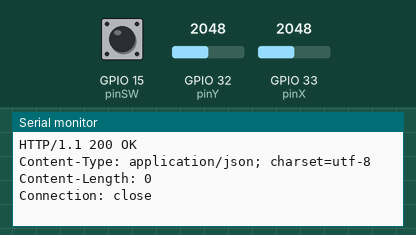
This program was run on a simulated ESP32. Parts: the last lines printed to the serial monitor. The test bench sets the inputs (shaded band); at power-on: GPIO 32 (pinY) = 2048, GPIO 33 (pinX) = 2048, GPIO 15 (pinSW) LOW. WiFi joins after 1.5 s; servers stay silent unless stated; uploads are accepted with an empty reply.

Above: at 2.7 s.
2.8 s: GPIO 32 (pinY) set to 2866
At 3.03 s:
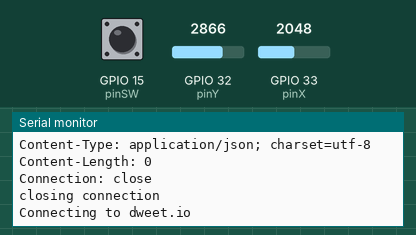
5.7 s: GPIO 33 (pinX) set to 2866
At 5.92 s:
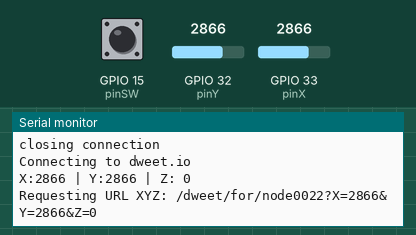
7.6 s: GPIO 15 (pinSW) pulled HIGH for 1.65 s
At 8.65 s:
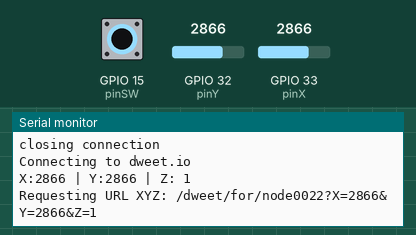
10.7 s: GPIO 32 (pinY) set to 3603
At 11.38 s:
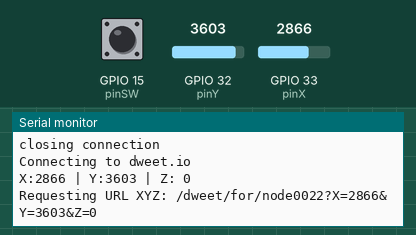
12.6 s: GPIO 33 (pinX) set to 3603
At 12.75 s:
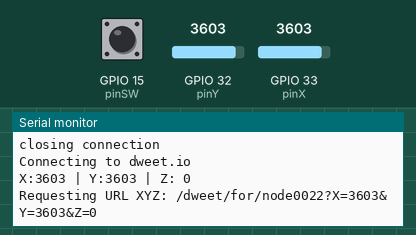
14.5 s: GPIO 15 (pinSW) pulled HIGH for 1.65 s
At 15.48 s:
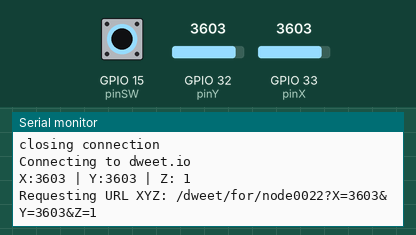
Timing chart, 0 to 17.5 s (numbered marks = the images above; inputs shaded):
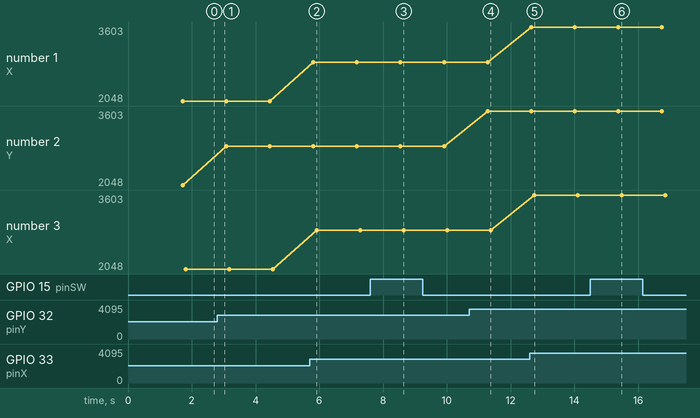

Measured:
- after the input at 5.7 s, the serial monitor: prints a new line after 0.11 s (image 2)
- after the input at 7.6 s, the serial monitor: prints a new line after 0.95 s (image 3)
- after the input at 10.7 s, the serial monitor: prints a new line after 0.58 s (image 4)
- after the input at 12.6 s, the serial monitor: prints a new line at once (image 5)
- after the input at 14.5 s, the serial monitor: prints a new line after 0.88 s (image 6)
- plotted number 2: 2048 → 2866 after the input at 2.8 s, 2866 → 3603 after the input at 10.7 s

The program:

main.cpp
```cpp
#include <Arduino.h>
#include <WiFi.h>
#include <WiFiClient.h>

const int pinX = 33;    //  P33 (GPIO33 - ADC5)
const int pinY = 32;    //  P32 (GPIO32 - ADC4)
const int pinSW = 15;  //  P15 (GPIO15)
int valueX = 0;        //  Analog
int valueY = 0;        //  Analog
int valueZ = 0;        //  Digital

String thing_nameXYZ = "node0022";


// WiFi parameters
const char* ssid = "ssid";
const char* password = "password";

const char* host = "dweet.io";

void setup() {
  Serial.begin(115200);
  delay(10);
  Serial.println();
  Serial.print("Connecting to ");
  Serial.println(ssid);
  WiFi.begin(ssid, password);
  while (WiFi.status() != WL_CONNECTED) {
    delay(500);
    Serial.print(".");
  }
  Serial.println();
  Serial.println("WiFi connected");
  Serial.println("IP address: ");
  Serial.println(WiFi.localIP());
}

void loop() {

  Serial.print("Connecting to ");
  Serial.println(host);

  // Use WiFiClient class to create TCP connections
  WiFiClient client;
  const int httpPort = 80;
  if (!client.connect(host, httpPort)) {
    Serial.println("connection failed");
    return;
  }
  Serial.println();

  valueX = analogRead(pinX);
  Serial.print("X:");
  Serial.print(valueX, DEC);
  valueY = analogRead(pinY);
  Serial.print(" | Y:");
  Serial.print(valueY, DEC);
  valueZ = digitalRead(pinSW);
  Serial.print(" | Z: ");
  Serial.println(valueZ, DEC);
  delay(100);

  Serial.println();

  // We now create a URI for the request
  String urlXYZ = "/dweet/for/" + thing_nameXYZ + "?X=" + String(valueX) + "&Y=" + String(valueY) + "&Z=" + String(valueZ);

  // Send request
  Serial.print("Requesting URL XYZ: ");
  Serial.println(urlXYZ);
  Serial.println();
  client.print(String("GET ") + urlXYZ + " HTTP/1.1\r\n" +
               "Host: " + host + "\r\n" +
               "Connection: close\r\n\r\n");
  unsigned long timeout = millis();
  while (client.available() == 0) {
    if (millis() - timeout > 1000) {
      Serial.println(">>> Client Timeout !");
      client.stop();
      return;
    }
  }

  // Read all the lines from the answer
  while(client.available()){
    String line = client.readStringUntil('\r');
    Serial.print(line);
  }

  // Close connecting
  Serial.println();
  Serial.println("closing connection");
}
```
